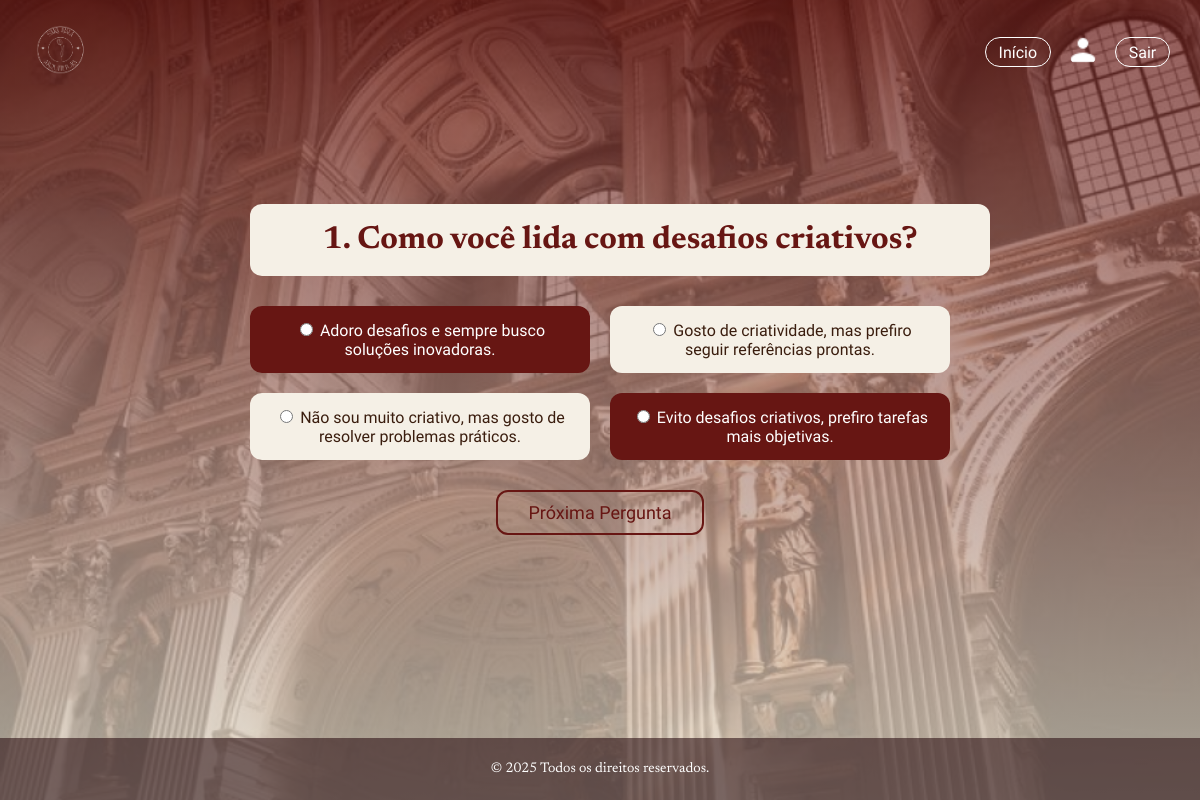
Page /view/teste.php on the committed database.
### tables this page shows
CREATE TABLE `respostas` (
  `id` int(11) NOT NULL,
  `pergunta_id` int(11) DEFAULT NULL,
  `resposta` text DEFAULT NULL,
  `tipo` char(1) DEFAULT NULL
);

### view/teste.php (the view, shortened to what this page needs)
<?php
require_once '../config.php';
try {
    $sql = "SELECT p.id AS pergunta_id, p.pergunta, r.id AS resposta_id, r.resposta, r.tipo
            FROM perguntas p
            JOIN respostas r ON p.id = r.pergunta_id
            ORDER BY p.id, r.id";
    $result = $pdo->query($sql);
    $dados = $result->fetchAll(PDO::FETCH_ASSOC);
    $perguntas = [];
    foreach ($dados as $linha) {
        $perguntas[$linha['pergunta_id']]['texto'] = $linha['pergunta'];
        $perguntas[$linha['pergunta_id']]['respostas'][] = [
            'id' => $linha['resposta_id'],
            'texto' => $linha['resposta'],
            'tipo' => $linha['tipo']
        ];
    }
} catch (PDOException $e) {
    echo "Erro no banco de dados: " . $e->getMessage();
    exit;
} catch (Exception $e) {
    echo "Erro: " . $e->getMessage();
    exit;
}
?>
<!DOCTYPE html>
<html lang="pt-BR">
<head>
    <link rel="stylesheet" href="../css/estilo_teste.css">
</head>
<body>
<header class="topo">
    <div class="logo">
        <img src="../imagens/logo.png" alt="Logo" class="logo-img">
    </div>
    <div class="perfil-wrapper">
        <a href="../index.php" class="sair">Início</a>
        <a href="../view/perfil.php" class="icone-perfil-link">
            <img src="../imagens/usuario.png" alt="Perfil" class="icone-perfil">
        </a>
        <a href="logout.php" class="sair">Sair</a>
    </div>
</header>
<div class="container-central">
    <form id="form-teste" method="POST" action="../processa/processar_teste.php">
        <?php $contador = 0; ?>
        <?php foreach ($perguntas as $idPergunta => $pergunta): ?>
            <fieldset class="pergunta" style="<?= $contador > 0 ? 'display:none;' : '' ?>">
                <div class="pergunta-texto">
                    <legend><strong><?= htmlspecialchars($pergunta['texto']) ?></strong></legend>
                </div>
                <div class="respostas-container">
                    <?php foreach ($pergunta['respostas'] as $resposta): ?>
                        <label class="opcao" data-tipo="<?= htmlspecialchars($resposta['tipo']) ?>">
                            <input type="radio" name="respostas[<?= $idPergunta ?>]" value="<?= $resposta['id'] ?>" required>
                            <span><?= htmlspecialchars($resposta['texto']) ?></span>
                        </label>
                    <?php endforeach; ?>
                </div>
            </fieldset>
            <?php $contador++; ?>
        <?php endforeach; ?>
        <div id="navegacao">
            <button type="button" id="btn-proximo">Próxima Pergunta</button>
        </div>
    </form>
</div>
<footer>
    <p>© 2025 Todos os direitos reservados.</p>
</footer>
</body>
</html>

### css/estilo_teste.css (style rules this page uses)
:root { --cor-primaria: #671613; --cor-secundaria: #2f131799; --cor-terciaria: #e5dfcd; --cor-quaternaria: #ffffff; --cor-hover: #5a1212; }
body { margin: 0; font-family: 'Newsreader', serif; background-image: linear-gradient(rgba(103, 22, 19, 0.7), rgba(229, 223, 205, 0.729)), url('../imagens/fundo-personalidade.png'); background-size: cover; background-position: center; background-repeat: no-repeat; background-attachment: fixed; color: #3a1d0e; display: flex; flex-direction: column; min-height: 100vh; }
.topo { display: flex; justify-content: space-between; align-items: center; padding: 15px 30px; position: absolute; top: 10px; left: 0; right: 0; z-index: 10; background-color: transparent; }
.logo-img { height: 50px; border-radius: 50%; }
.perfil-wrapper { display: flex; align-items: center; gap: 1rem; }
.icone-perfil { width: 32px; height: 32px; border-radius: 50%; object-fit: cover; transition: transform 0.2s ease; }
.sair { color: var(--cor-quaternaria); text-decoration: none; font-family: "Abel", sans-serif; font-size: 16px; border: 1px solid var(--cor-quaternaria); padding: 0.3rem 0.8rem; border-radius: 15px; }
.container-central { display: flex; flex-direction: column; align-items: center; justify-content: center; flex-grow: 1; padding: 20px; box-sizing: border-box; }
.pergunta-texto legend { font-size: 32px; max-width: 800px; font-weight: bold; color: var(--cor-primaria); font-family: 'Newsreader', serif; text-align: center; margin-bottom: 30px; background-color: #f5f0e6; padding: 20px; border-radius: 12px; width: 100%; border: none; }
.pergunta-texto legend { margin: 0 auto 30px auto; }
fieldset { border: none; margin: 0; padding: 0; }
.respostas-container { display: grid; grid-template-columns: 1fr 1fr; gap: 20px; justify-content: center; max-width: 700px; margin: 0 auto; }
.opcao { border-radius: 12px; padding: 14px 20px; font-size: 16px; font-family: 'Abel', sans-serif; cursor: pointer; transition: 0.3s ease; border: none; background-color: #f5f0e6; color: #3a1d0e; text-align: center; width: 100%; box-sizing: border-box; }
.opcao:nth-child(1), .opcao:nth-child(4) { background-color: var(--cor-primaria); color: #fff; }
#navegacao { text-align: center; margin-top: 30px; }
#btn-anterior, #btn-proximo, #btn-enviar, #btn-finalizar { background-color: transparent; color: var(--cor-primaria); border: 2px solid var(--cor-primaria); border-radius: 12px; padding: 10px 30px; font-size: 18px; font-family: 'Abel', sans-serif; cursor: pointer; transition: background-color 0.3s ease, color 0.3s ease; margin: 0 10px; }
footer { text-align: center; padding: 10px; background-color: var(--cor-secundaria); font-family: "Newsreader", sans-serif; font-size: 14px; color: var(--cor-quaternaria); margin-top: auto; }
.pergunta { animation: fadeIn 0.6s ease-in-out; }

### rows in the picture
respostas: resposta "Adoro desafios e sempre busco soluções inovadoras."
respostas: resposta "Gosto de criatividade, mas prefiro seguir referências prontas."
respostas: resposta "Não sou muito criativo, mas gosto de resolver problemas práticos."
respostas: resposta "Evito desafios criativos, prefiro tarefas mais objetivas."

### other values in the picture
$pergunta['texto'] "1. Como você lida com desafios criativos?"
